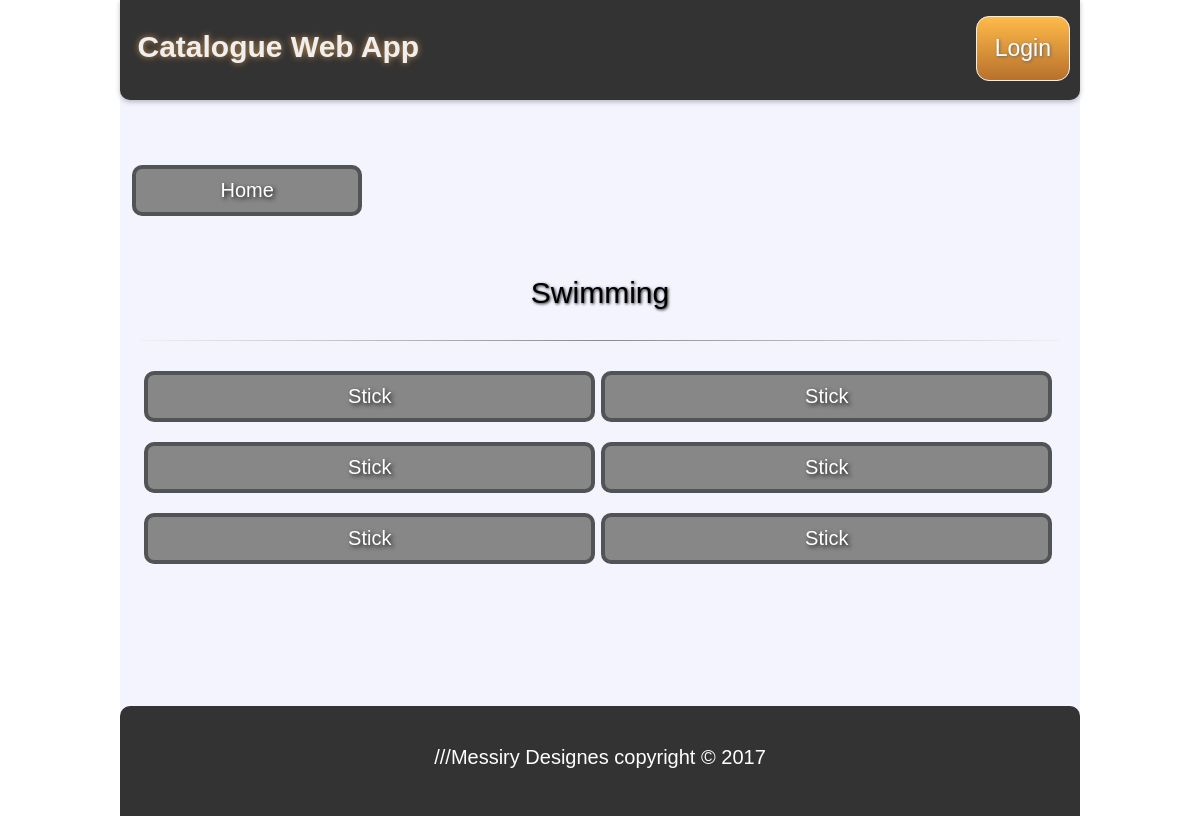
The app's page /category/6 with its own data.
### database_setup.py (models this page shows, shortened)
class Category(Base):
    __tablename__ = 'category'
    id = Column(Integer, primary_key=True)
    name = Column(String(250), nullable=False)
    description = Column(String(250), nullable=False)
    user_id = Column(Integer, ForeignKey('user.id'))
    user = relationship(User)

class Cat_Item(Base):
    __tablename__ = 'cat_item'
    name = Column(String(80), nullable=False)
    id = Column(Integer, primary_key=True)
    description = Column(String(250), nullable=False)
    date = Column(DateTime, default=datetime.datetime.utcnow)
    category_id = Column(Integer, ForeignKey('category.id'))
    category = relationship(Category)
    user_id = Column(Integer, ForeignKey('user.id'))
    user = relationship(User)

### app.py (the view, shortened to what this page needs)
@app.route('/category/<int:cat_id>', methods=['GET'])
def Show_Category(cat_id):
    cat = session.query(Category).filter_by(id=cat_id).one()
    items = session.query(Cat_Item).filter_by(category_id=cat_id).all()
    if 'username' not in login_session:
        return render_template('puplic_category.html',
                               items=items,
                               cat=cat,
                               cat_id=cat_id)

### templates/puplic_category.html
{% extends "struct.html" %}
{% block content %}
{% include "header.html" %}
<div class="content-container">
        <div class="btns-wrapper-1">
            <div class="action-btn">
                <a href="{{url_for('Main_Index')}}">
                    <button class="btn-4">Home</button>
                </a>
            </div>
        </div>
        <div class="block-header">
            <p class="item-name">{{cat.name}}</p>
        </div>
        <hr>
        <div class="items-container">
        {% if items %}
            {% for item in items %}
            <div class="cat-item">
                <a href="{{url_for('Show_Item',cat_id=cat['id'],item_id=item['id'])}}">
                    <button class="btn-4">{{item.name}}</button>
                </a>
            </div>
            {% endfor %}
        {% else %}
            <p style="font-size: 20px; font-family: arial;">NO Items</p>
        {% endif %}
        </div>
</div>
{% endblock %}

### static/styles.css (style rules this page uses)
body { background-color: #ffffff; font-family: Helvetica , arial , sans-serif ; font-weight: normal; width: 100% ; height: 100%; font-size: 20px; margin: 0px; padding: 0px; display: inline-block; }
nav a,button { min-width: 40px; min-height: 40px; }
hr { margin: 1em; border: 0; height: 1px; background-image: -webkit-linear-gradient(left, #f0f0f0, #8c8b8b, #f0f0f0); background-image: -moz-linear-gradient(left, #f0f0f0, #8c8b8b, #f0f0f0); background-image: -ms-linear-gradient(left, #f0f0f0, #8c8b8b, #f0f0f0); background-image: -o-linear-gradient(left, #f0f0f0, #8c8b8b, #f0f0f0); }
.content-container { width: 100%; min-height: calc(100vh - 244px); padding: 0; margin-bottom: 20px; }
.categories-container , .items-container { width: 95%; min-height: 100%; margin: auto; padding: 0; }
.category , .cat-item-main, .cat-item { width: 49.5%; display: inline-block; margin-top: 5px; text-align: center; margin-bottom: 10px; }
.block-header { text-align: center; font-size: 30px; text-shadow: 1px 1px 3px #1c1c1c; font-family: Arial; }
.item-name { font-size: 30px; text-shadow: 1px 1px 3px #1c1c1c; font-family: Arial; }

### static/btns.css (style rules this page uses)
.btn-4 { margin-top: 5px; width: 100%; -webkit-border-radius: 10; -moz-border-radius: 10; border-radius: 10px; text-shadow: 2px 2px 4px #1c1b1c; font-family: Arial; color: #ffffff; font-size: 20px; background: #878787; padding: 10px 20px 10px 20px; border: solid #515354 4px; text-decoration: none; }
.action-btn { width: 24%; margin-top: 30px; margin-bottom: 30px; display: inline-block; }
.btns-wrapper-1 { margin-left: 12px; width: 100%; margin-top: 30px; }

### records on screen
Category: name "Swimming"
Cat_Item: name "Stick"
Cat_Item: name "Stick"
Cat_Item: name "Stick"
Cat_Item: name "Stick"
Cat_Item: name "Stick"
Cat_Item: name "Stick"
